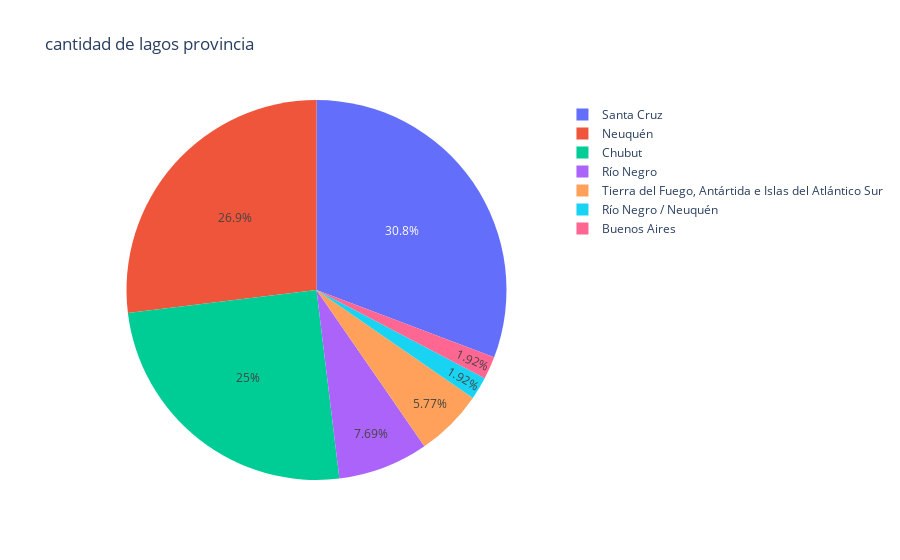

Source (notebook cell):
### Code cell
p=lagos["Ubicación"].value_counts()
fig=px.pie(data_frame = p, names = p.index, values= p, title="cantidad de lagos provincia")
fig.show()

### Figure 1 — Plotly figure (JSON) as saved in the notebook; plotly's stock layout.template omitted (floating-point values rounded to 4 significant figures)
{"data": [{"domain": {"x": [0, 1], "y": [0, 1]}, "hovertemplate": "Ubicación=%{label}<br>count=%{value}<extra></extra>", "labels": ["Santa Cruz", "Neuquén", "Chubut", "Río Negro", "Tierra del Fuego, Antártida e Islas del Atlántico Sur", "Río Negro / Neuquén", "Buenos Aires"], "legendgroup": "", "name": "", "showlegend": true, "type": "pie", "values": [16, 14, 13, 4, 3, 1, 1]}], "layout": {"legend": {"tracegroupgap": 0}, "title": {"text": "cantidad de lagos provincia"}}}
